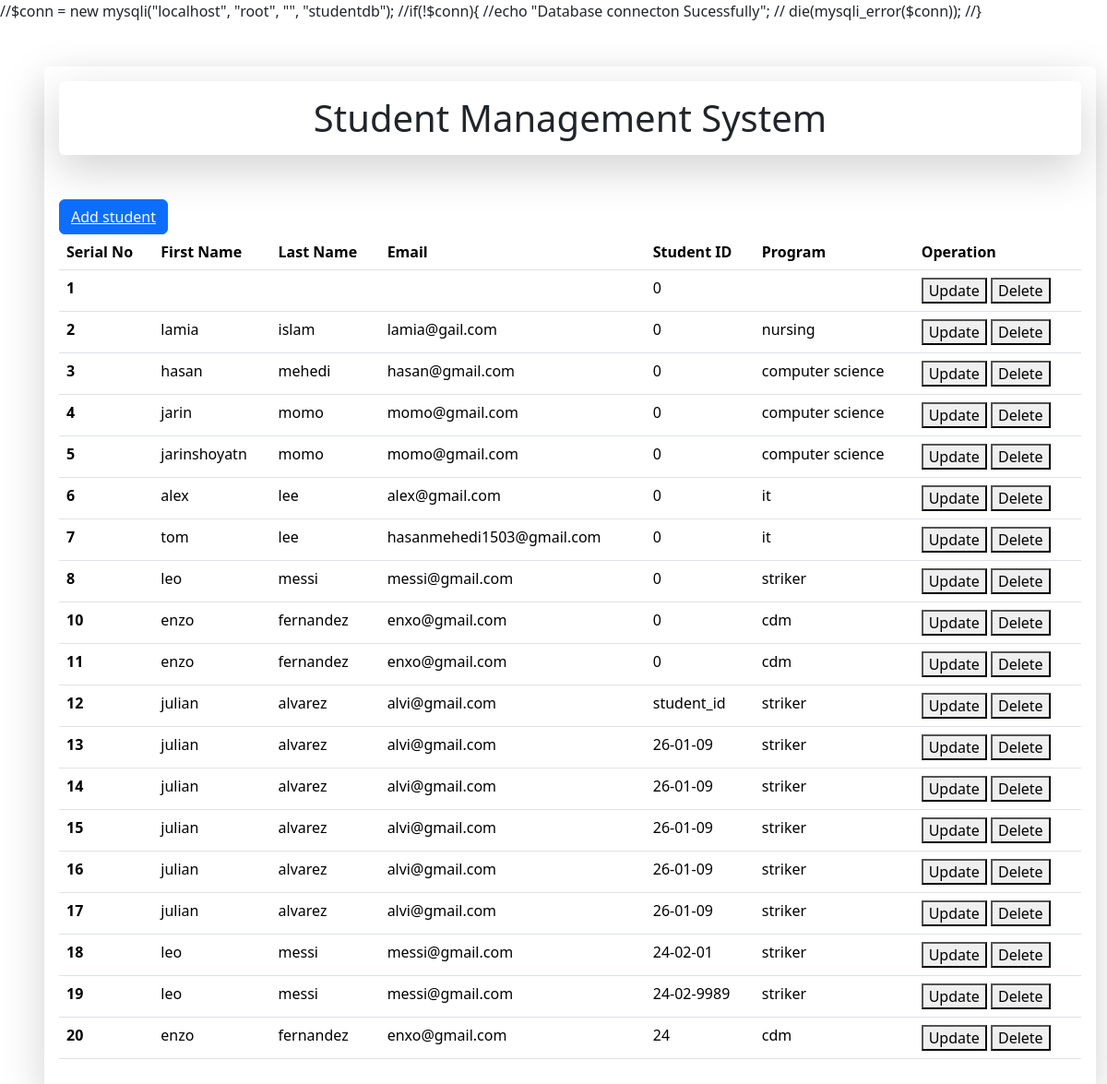
Screenshot of /display.php with the database file from the repository.
### tables this page shows
CREATE TABLE `stubl` (
  `id` int(11) NOT NULL,
  `firstname` varchar(50) NOT NULL,
  `lastname` varchar(50) NOT NULL,
  `email` varchar(50) NOT NULL,
  `pos` varchar(50) NOT NULL,
  `student_id` varchar(50) NOT NULL
);

### display.php (the view, shortened to what this page needs)
<?php
include 'connection.php';
?>
<!DOCTYPE html>
<html lang="en">
<head>
<link href="https://cdn.jsdelivr.net/npm/bootstrap@5.3.8/dist/css/bootstrap.min.css" rel="stylesheet">
</head>
<body>
    <div class="container my-5 mx-5 shadow-lg p-3 mb-5
    bg-white rounded ">
    <h1 class="text-center shadow-lg p-3 mb-5
    bg-white rounded">Student Management System</h1>
<button class="btn btn-primary"><a href="Home.
php"class="text-light">Add student</a> </button>
<table class="table">
  <thead>
    <tr>
      <th scope="col">Serial No</th>
      <th scope="col">First Name</th>
      <th scope="col">Last Name</th>
      <th scope="col">Email</th>
      <th scope="col">Student ID</th>
      <th scope="col">Program</th>
      <th scope="col">Operation</th>
    </tr>
  </thead>
  <tbody>
    <?php
    $sql = "select * from  stubl";
    $result = mysqli_query($conn,$sql);
     if($result){
        while($row=mysqli_fetch_assoc($result)){
            $stuid=$row['id'];
            $fname=$row['firstname'];
            $lname=$row['lastname'];
            $email=$row['email'];
            $student_id = $row['student_id'];
            $program=$row['pos'];
            echo ' <tr>
      <th scope="row">'. $stuid.'</th>
      <td>'.$fname.'</td>
      <td>'.$lname.'</td>
      <td>'.$email.'</td>
      <td>'.$student_id.'</td>
      <td>'.$program.'</td>
      <td>
      <button class"btn btn-primary">Update</button>
      <button  class"btn btn-danger">Delete</button>
    </tr>';
        }
     }
?>
  </tbody>
</table>
    </div>
</body>
</html>

### rows the page displays
stubl: id "1", student "0"
stubl: id "2", firstname "lamia", lastname "islam", email "lamia@gail.com", student "0", pos "nursing"
stubl: id "3", firstname "hasan", lastname "mehedi", email "hasan@gmail.com", student "0", pos "computer science"
stubl: id "4", firstname "jarin", lastname "momo", email "momo@gmail.com", student "0", pos "computer science"
stubl: id "5", firstname "jarinshoyatn", lastname "momo", email "momo@gmail.com", student "0", pos "computer science"
stubl: id "6", firstname "alex", lastname "lee", email "alex@gmail.com", student "0", pos "it"
stubl: id "7", firstname "tom", lastname "lee", email "hasanmehedi1503@gmail.com", student "0", pos "it"
stubl: id "8", firstname "leo", lastname "messi", email "messi@gmail.com", student "0", pos "striker"
stubl: id "10", firstname "enzo", lastname "fernandez", email "enxo@gmail.com", student "0", pos "cdm"
stubl: id "11", firstname "enzo", lastname "fernandez", email "enxo@gmail.com", student "0", pos "cdm"
stubl: id "12", firstname "julian", lastname "alvarez", email "alvi@gmail.com", student "student_id", pos "striker"
stubl: id "13", firstname "julian", lastname "alvarez", email "alvi@gmail.com", student "26-01-09", pos "striker"
stubl: id "14", firstname "julian", lastname "alvarez", email "alvi@gmail.com", student "26-01-09", pos "striker"
stubl: id "15", firstname "julian", lastname "alvarez", email "alvi@gmail.com", student "26-01-09", pos "striker"
stubl: id "16", firstname "julian", lastname "alvarez", email "alvi@gmail.com", student "26-01-09", pos "striker"
stubl: id "17", firstname "julian", lastname "alvarez", email "alvi@gmail.com", student "26-01-09", pos "striker"
stubl: id "18", firstname "leo", lastname "messi", email "messi@gmail.com", student "24-02-01", pos "striker"
stubl: id "19", firstname "leo", lastname "messi", email "messi@gmail.com", student "24-02-9989", pos "striker"
stubl: id "20", firstname "enzo", lastname "fernandez", email "enxo@gmail.com", student "24", pos "cdm"
